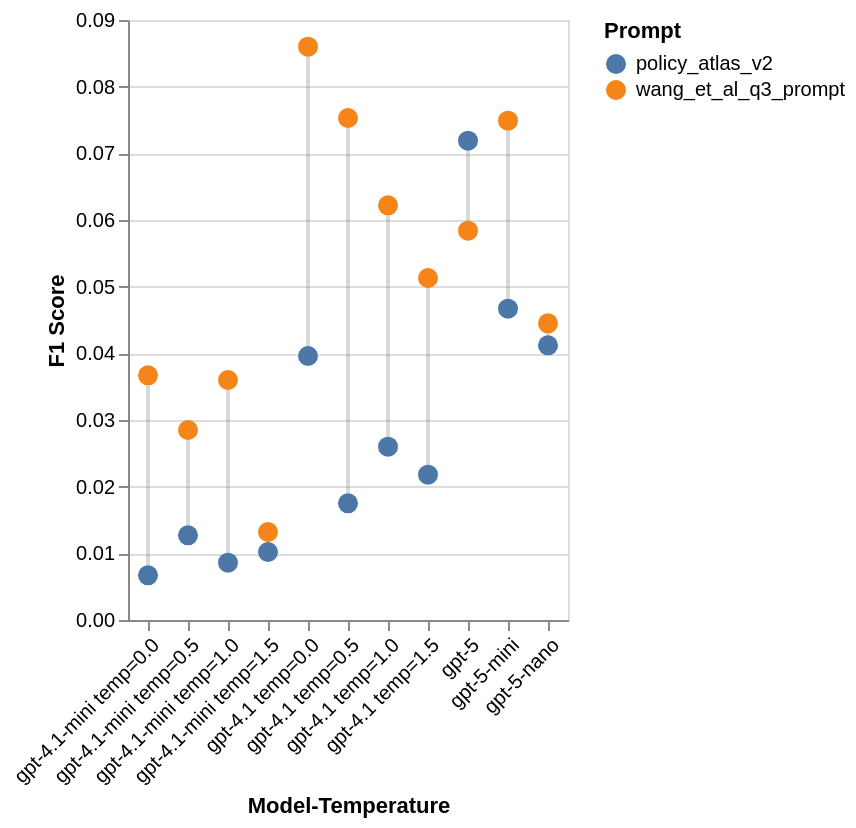

Write notebook code for a chart like this one.
### Code cell
RESULTS_DIR = TESTING_DIR / "r_and_d/boolean_queries/outputs/experiment1"
df1 = (
    pd.read_csv(RESULTS_DIR / "policy_atlas_v2/prompt_metrics_by_model_temp.csv")
    .assign(prompt="policy_atlas_v2")
)
RESULTS_DIR = TESTING_DIR / "r_and_d/boolean_queries/outputs/experiment2"
df2 = (
    pd.read_csv(RESULTS_DIR / "wang_et_al_q3_prompt/prompt_metrics_by_model_temp.csv")
    .assign(prompt="wang_et_al_q3_prompt")
)
df = pd.concat([df1, df2], ignore_index=True)
df = (
    df.
    query("model_temp in @df2.model_temp.unique()")
)


# Plot F1 by model-temp with connecting lines
base = alt.Chart(df)

# Lines connecting the same model-temp
lines = base.mark_line(color='gray', opacity=0.3).encode(
    x=alt.X("model_temp:N", title="Model-Temperature", axis=alt.Axis(labelAngle=-45), sort=model_temps),
    y=alt.Y("f1_median:Q", title="F1 Score"),
    detail="model_temp:N"  # Group by model_temp to connect points
)

# Points for each prompt
points = base.mark_circle(opacity=1, size=100).encode(
    x=alt.X("model_temp:N", title="Model-Temperature", axis=alt.Axis(labelAngle=-45), sort=model_temps),
    y=alt.Y("f1_median:Q", title="F1 Score"),
    color=alt.Color("prompt:N", title="Prompt", scale=alt.Scale(scheme="tableau10")),
)

fig = lines + points
fig.save(RESULTS_DIR / "prompt_f1_by_model_temp.png", scale_factor=2)
fig

### Figure 1 — Vega-Lite specification as saved in the notebook (floating-point values rounded to 4 significant figures)
{"config": {"view": {"continuousWidth": 300, "continuousHeight": 300}}, "layer": [{"mark": {"type": "line", "color": "gray", "opacity": 0.3}, "encoding": {"detail": {"field": "model_temp", "type": "nominal"}, "x": {"axis": {"labelAngle": -45}, "field": "model_temp", "sort": ["gpt-4o-mini temp=0.0", "gpt-4o-mini temp=0.5", "gpt-4o-mini temp=1.0", "gpt-4o-mini temp=1.5", "gpt-4o-mini temp=2.0", "gpt-4o temp=0.0", "gpt-4o temp=0.5", "gpt-4o temp=1.0", "gpt-4o temp=1.5", "gpt-4o temp=2.0", "gpt-4.1-nano temp=0.0", "gpt-4.1-nano temp=0.5", "gpt-4.1-nano temp=1.0", "gpt-4.1-nano temp=1.5", "gpt-4.1-nano temp=2.0", "gpt-4.1-mini temp=0.0", "gpt-4.1-mini temp=0.5", "gpt-4.1-mini temp=1.0", "gpt-4.1-mini temp=1.5", "gpt-4.1-mini temp=2.0", "gpt-4.1 temp=0.0", "gpt-4.1 temp=0.5", "gpt-4.1 temp=1.0", "gpt-4.1 temp=1.5", "gpt-4.1 temp=2.0", "gpt-5-nano temp=0.0", "gpt-5-nano temp=0.5", "gpt-5-nano temp=1.0", "gpt-5-nano temp=1.5", "gpt-5-nano temp=2.0", "gpt-5-mini temp=0.0", "gpt-5-mini temp=0.5", "gpt-5-mini temp=1.0", "gpt-5-mini temp=1.5", "gpt-5-mini temp=2.0", "gpt-5 temp=0.0", "gpt-5 temp=0.5", "gpt-5 temp=1.0", "gpt-5 temp=1.5", "gpt-5 temp=2.0"], "title": "Model-Temperature", "type": "nominal"}, "y": {"field": "f1_median", "title": "F1 Score", "type": "quantitative"}}}, {"mark": {"type": "circle", "opacity": 1, "size": 100}, "encoding": {"color": {"field": "prompt", "scale": {"scheme": "tableau10"}, "title": "Prompt", "type": "nominal"}, "x": {"axis": {"labelAngle": -45}, "field": "model_temp", "sort": ["gpt-4o-mini temp=0.0", "gpt-4o-mini temp=0.5", "gpt-4o-mini temp=1.0", "gpt-4o-mini temp=1.5", "gpt-4o-mini temp=2.0", "gpt-4o temp=0.0", "gpt-4o temp=0.5", "gpt-4o temp=1.0", "gpt-4o temp=1.5", "gpt-4o temp=2.0", "gpt-4.1-nano temp=0.0", "gpt-4.1-nano temp=0.5", "gpt-4.1-nano temp=1.0", "gpt-4.1-nano temp=1.5", "gpt-4.1-nano temp=2.0", "gpt-4.1-mini temp=0.0", "gpt-4.1-mini temp=0.5", "gpt-4.1-mini temp=1.0", "gpt-4.1-mini temp=1.5", "gpt-4.1-mini temp=2.0", "gpt-4.1 temp=0.0", "gpt-4.1 temp=0.5", "gpt-4.1 temp=1.0", "gpt-4.1 temp=1.5", "gpt-4.1 temp=2.0", "gpt-5-nano temp=0.0", "gpt-5-nano temp=0.5", "gpt-5-nano temp=1.0", "gpt-5-nano temp=1.5", "gpt-5-nano temp=2.0", "gpt-5-mini temp=0.0", "gpt-5-mini temp=0.5", "gpt-5-mini temp=1.0", "gpt-5-mini temp=1.5", "gpt-5-mini temp=2.0", "gpt-5 temp=0.0", "gpt-5 temp=0.5", "gpt-5 temp=1.0", "gpt-5 temp=1.5", "gpt-5 temp=2.0"], "title": "Model-Temperature", "type": "nominal"}, "y": {"field": "f1_median", "title": "F1 Score", "type": "quantitative"}}}], "data": {"name": "data-cb3d6b372f9defb73e24cd75f0814ff0"}, "$schema": "https://vega.github.io/schema/vega-lite/v5.20.1.json", "datasets": {"data-cb3d6b372f9defb73e24cd75f0814ff0": [{"model_temp": "gpt-4.1 temp=0.0", "prompt": "policy_atlas_v2", "n_questions": 10, "retrieved_total_mean": 426.9, "retrieved_total_median": 221.0, "retrieved_total_q1": 41.75, "retrieved_total_q3": 504.8, "n_elements_mean": 20.66, "f1_mean": 0.0771, "f1_median": 0.0396, "precision_mean": 0.3738, "recall_mean": 0.0758, "temperature": 0.0}, {"model_temp": "gpt-4.1 temp=0.5", "prompt": "policy_atlas_v2", "n_questions": 10, "retrieved_total_mean": 382.4, "retrieved_total_median": 179.5, "retrieved_total_q1": 51.25, "retrieved_total_q3": 296.0, "n_elements_mean": 20.62, "f1_mean": 0.0651, "f1_median": 0.0175, "precision_mean": 0.3559, "recall_mean": 0.0687, "temperature": 0.5}, {"model_temp": "gpt-4.1 temp=1.0", "prompt": "policy_atlas_v2", "n_questions": 10, "retrieved_total_mean": 400.4, "retrieved_total_median": 173.5, "retrieved_total_q1": 76.0, "retrieved_total_q3": 401.2, "n_elements_mean": 20.5, "f1_mean": 0.0677, "f1_median": 0.026, "precision_mean": 0.3683, "recall_mean": 0.0611, "temperature": 1.0}, {"model_temp": "gpt-4.1 temp=1.5", "prompt": "policy_atlas_v2", "n_questions": 10, "retrieved_total_mean": 661.4, "retrieved_total_median": 151.0, "retrieved_total_q1": 42.25, "retrieved_total_q3": 339.2, "n_elements_mean": 20.78, "f1_mean": 0.0613, "f1_median": 0.0218, "precision_mean": 0.4109, "recall_mean": 0.0638, "temperature": 1.5}, {"model_temp": "gpt-4.1-mini temp=0.0", "prompt": "policy_atlas_v2", "n_questions": 10, "retrieved_total_mean": 64.76, "retrieved_total_median": 44.5, "retrieved_total_q1": 16.0, "retrieved_total_q3": 101.8, "n_elements_mean": 15.54, "f1_mean": 0.0154, "f1_median": 0.0067, "precision_mean": 0.4627, "recall_mean": 0.0081, "temperature": 0.0}, {"model_temp": "gpt-4.1-mini temp=0.5", "prompt": "policy_atlas_v2", "n_questions": 10, "retrieved_total_mean": 180.0, "retrieved_total_median": 71.5, "retrieved_total_q1": 29.25, "retrieved_total_q3": 137.2, "n_elements_mean": 15.92, "f1_mean": 0.0384, "f1_median": 0.0127, "precision_mean": 0.4406, "recall_mean": 0.0326, "temperature": 0.5}, {"model_temp": "gpt-4.1-mini temp=1.0", "prompt": "policy_atlas_v2", "n_questions": 10, "retrieved_total_mean": 252.5, "retrieved_total_median": 51.0, "retrieved_total_q1": 27.25, "retrieved_total_q3": 260.0, "n_elements_mean": 16.24, "f1_mean": 0.0451, "f1_median": 0.0086, "precision_mean": 0.4491, "recall_mean": 0.0378, "temperature": 1.0}, {"model_temp": "gpt-4.1-mini temp=1.5", "prompt": "policy_atlas_v2", "n_questions": 10, "retrieved_total_mean": 247.7, "retrieved_total_median": 83.5, "retrieved_total_q1": 28.25, "retrieved_total_q3": 378.8, "n_elements_mean": 16.24, "f1_mean": 0.0486, "f1_median": 0.0102, "precision_mean": 0.465, "recall_mean": 0.0307, "temperature": 1.5}, {"model_temp": "gpt-5", "prompt": "policy_atlas_v2", "n_questions": 10, "retrieved_total_mean": 3129.0, "retrieved_total_median": 946.0, "retrieved_total_q1": 377.5, "retrieved_total_q3": 1934.0, "n_elements_mean": 44.05, "f1_mean": 0.1342, "f1_median": 0.0719, "precision_mean": 0.3278, "recall_mean": 0.122, "temperature": null}, {"model_temp": "gpt-5-mini", "prompt": "policy_atlas_v2", "n_questions": 10, "retrieved_total_mean": 5997.0, "retrieved_total_median": 667.5, "retrieved_total_q1": 311.0, "retrieved_total_q3": 1249.0, "n_elements_mean": 41.57, "f1_mean": 0.0874, "f1_median": 0.0467, "precision_mean": 0.3053, "recall_mean": 0.0697, "temperature": null}, {"model_temp": "gpt-5-nano", "prompt": "policy_atlas_v2", "n_questions": 10, "retrieved_total_mean": 3143.0, "retrieved_total_median": 466.0, "retrieved_total_q1": 112.2, "retrieved_total_q3": 1414.0, "n_elements_mean": 26.29, "f1_mean": 0.0804, "f1_median": 0.0412, "precision_mean": 0.3315, "recall_mean": 0.0887, "temperature": null}, {"model_temp": "gpt-4.1 temp=0.0", "prompt": "wang_et_al_q3_prompt", "n_questions": 10, "retrieved_total_mean": 4388.0, "retrieved_total_median": 1476.0, "retrieved_total_q1": 580.0, "retrieved_total_q3": 2928.0, "n_elements_mean": 36.28, "f1_mean": 0.1339, "f1_median": 0.086, "precision_mean": 0.3334, "recall_mean": 0.134, "temperature": 0.0}, {"model_temp": "gpt-4.1 temp=0.5", "prompt": "wang_et_al_q3_prompt", "n_questions": 10, "retrieved_total_mean": 4220.0, "retrieved_total_median": 1494.0, "retrieved_total_q1": 566.2, "retrieved_total_q3": 4036.0, "n_elements_mean": 35.28, "f1_mean": 0.1358, "f1_median": 0.0753, "precision_mean": 0.325, "recall_mean": 0.1573, "temperature": 0.5}, {"model_temp": "gpt-4.1 temp=1.0", "prompt": "wang_et_al_q3_prompt", "n_questions": 10, "retrieved_total_mean": 2342.0, "retrieved_total_median": 939.0, "retrieved_total_q1": 375.5, "retrieved_total_q3": 2247.0, "n_elements_mean": 34.3, "f1_mean": 0.1331, "f1_median": 0.0622, "precision_mean": 0.34, "recall_mean": 0.158, "temperature": 1.0}, {"model_temp": "gpt-4.1 temp=1.5", "prompt": "wang_et_al_q3_prompt", "n_questions": 10, "retrieved_total_mean": 2718.0, "retrieved_total_median": 828.0, "retrieved_total_q1": 209.5, "retrieved_total_q3": 2675.0, "n_elements_mean": 35.7, "f1_mean": 0.1223, "f1_median": 0.0513, "precision_mean": 0.2995, "recall_mean": 0.127, "temperature": 1.5}, {"model_temp": "gpt-4.1-mini temp=0.0", "prompt": "wang_et_al_q3_prompt", "n_questions": 10, "retrieved_total_mean": 6397.0, "retrieved_total_median": 723.5, "retrieved_total_q1": 319.8, "retrieved_total_q3": 3522.0, "n_elements_mean": 20.34, "f1_mean": 0.0924, "f1_median": 0.0367, "precision_mean": 0.2456, "recall_mean": 0.0808, "temperature": 0.0}, {"model_temp": "gpt-4.1-mini temp=0.5", "prompt": "wang_et_al_q3_prompt", "n_questions": 10, "retrieved_total_mean": 7037.0, "retrieved_total_median": 725.0, "retrieved_total_q1": 217.8, "retrieved_total_q3": 3040.0, "n_elements_mean": 20.92, "f1_mean": 0.0749, "f1_median": 0.0285, "precision_mean": 0.2464, "recall_mean": 0.0657, "temperature": 0.5}, {"model_temp": "gpt-4.1-mini temp=1.0", "prompt": "wang_et_al_q3_prompt", "n_questions": 10, "retrieved_total_mean": 6871.0, "retrieved_total_median": 872.5, "retrieved_total_q1": 108.0, "retrieved_total_q3": 1437.0, "n_elements_mean": 19.78, "f1_mean": 0.0841, "f1_median": 0.036, "precision_mean": 0.2968, "recall_mean": 0.0738, "temperature": 1.0}, {"model_temp": "gpt-4.1-mini temp=1.5", "prompt": "wang_et_al_q3_prompt", "n_questions": 10, "retrieved_total_mean": 17080.0, "retrieved_total_median": 630.0, "retrieved_total_q1": 144.2, "retrieved_total_q3": 20960.0, "n_elements_mean": 19.7, "f1_mean": 0.0817, "f1_median": 0.0132, "precision_mean": 0.2777, "recall_mean": 0.0826, "temperature": 1.5}, {"model_temp": "gpt-5", "prompt": "wang_et_al_q3_prompt", "n_questions": 10, "retrieved_total_mean": 26880.0, "retrieved_total_median": 1340.0, "retrieved_total_q1": 751.0, "retrieved_total_q3": 4726.0, "n_elements_mean": 85.9, "f1_mean": 0.1202, "f1_median": 0.0584, "precision_mean": 0.2407, "recall_mean": 0.1095, "temperature": null}, {"model_temp": "gpt-5-mini", "prompt": "wang_et_al_q3_prompt", "n_questions": 10, "retrieved_total_mean": 24730.0, "retrieved_total_median": 2274.0, "retrieved_total_q1": 761.5, "retrieved_total_q3": 6412.0, "n_elements_mean": 64.72, "f1_mean": 0.1199, "f1_median": 0.0749, "precision_mean": 0.1886, "recall_mean": 0.1383, "temperature": null}, {"model_temp": "gpt-5-nano", "prompt": "wang_et_al_q3_prompt", "n_questions": 10, "retrieved_total_mean": 1910.0, "retrieved_total_median": 1291.0, "retrieved_total_q1": 242.2, "retrieved_total_q3": 2768.0, "n_elements_mean": 33.98, "f1_mean": 0.1132, "f1_median": 0.0445, "precision_mean": 0.3264, "recall_mean": 0.142, "temperature": null}]}}
